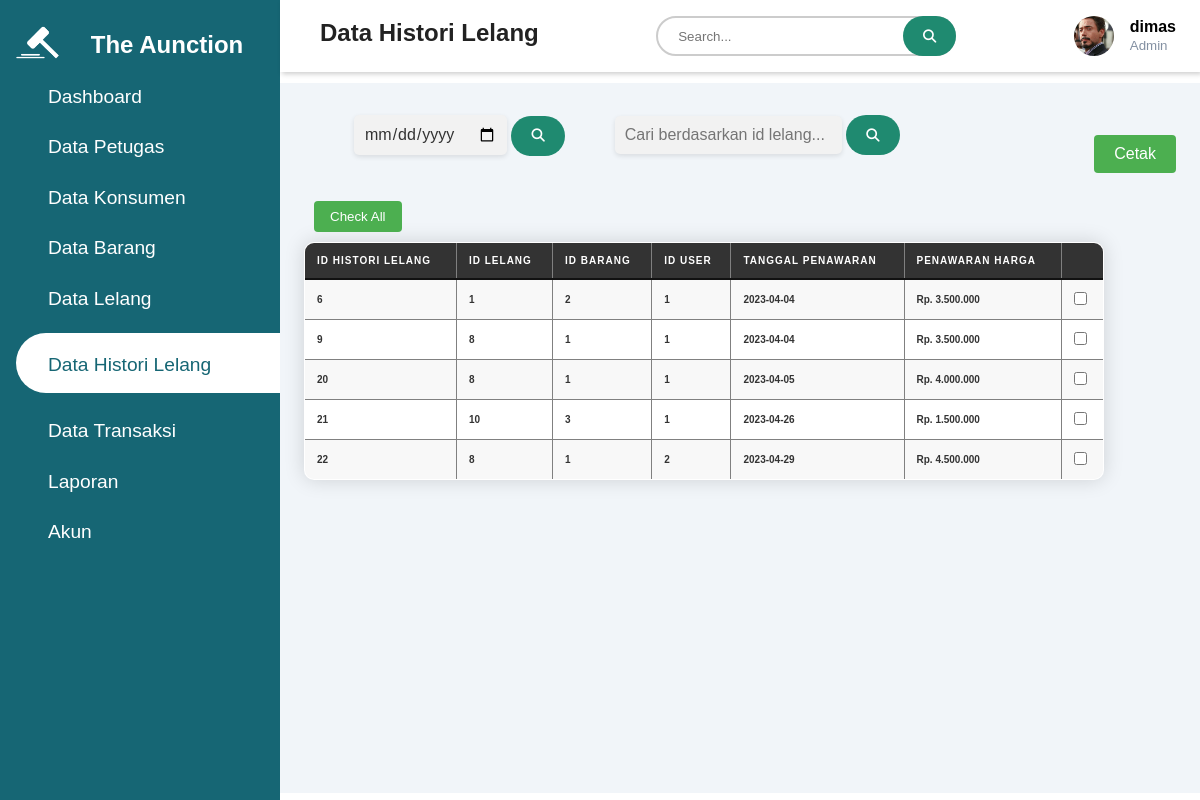
Page /admin/page/datahistorilelang.php (signed in) on the committed database.
### tables this page shows
CREATE TABLE `tpetugas` (
  `id_petugas` int(11) NOT NULL,
  `nama_petugas` varchar(50) NOT NULL,
  `username` varchar(25) NOT NULL,
  `password` varchar(25) NOT NULL,
  `id_level` int(11) NOT NULL,
  `gambar` varchar(50) NOT NULL
);

CREATE TABLE `thistori_lelang` (
  `id_histori` int(11) NOT NULL,
  `id_lelang` int(11) NOT NULL,
  `id_barang` int(11) NOT NULL,
  `id_user` int(11) NOT NULL,
  `tanggal_penawaran` date DEFAULT curdate(),
  `penawaran_harga` int(11) NOT NULL
);

### admin/page/datahistorilelang.php (the view, shortened to what this page needs)
<?php
require '../../php/koneksi.php';
if (isset($_SESSION['login'])) {
    $id_petugas = $_SESSION['id_petugas'];
    $query = "SELECT * FROM tpetugas WHERE id_petugas='$id_petugas'";
    $a = mysqli_query($koneksi, $query);
    $data = mysqli_fetch_array($a);
} else {
    header("location:../../php/page/loginpetugas.php");
}
?>
<!DOCTYPE html>
<html lang="en">
<head>
    <link rel="stylesheet"
        href="https://maxst.icons8.com/vue-static/landings/line-awesome/line-awesome/1.3.0/css/line-awesome.min.css">
    <link rel="stylesheet" href="https://cdnjs.cloudflare.com/ajax/libs/font-awesome/6.4.0/css/all.min.css"
 />
    <link rel="stylesheet" href="../../assets/css/test.css">
</head>
<body>
    <div class="sidebar">
        <div class="sidebar-brand">
            <h1>
                <img src="../../assets/img/LELANG6.png" alt="" width="70px" height="70px">
                <h2>The Aunction</h2>
            </h1>
        </div>
        <div class="sidebar-menu">
            <ul>
                <li>
                    <a href="dashboard.php"><span class="las la-igloo"></span>
                        <span>Dashboard</span></a>
                </li>
            </ul>
            <ul>
                <li>
                    <a href="datapetugas.php"><span class="las la-users"></span>
                        <span>Data Petugas</span></a>
                </li>
            </ul>
            <ul>
                <li>
                    <a href="datakonsumen.php"><span class="las la-users"></span>
                        <span>Data Konsumen</span></a>
                </li>
            </ul>
            <ul>
                <li>
                    <a href="databarang.php"><span class="las la-clipboard-list"></span>
                        <span>Data Barang</span></a>
                </li>
            </ul>
            <ul>
                <li>
                    <a href="datalelang.php"><span class="las la-clipboard-list"></span>
                        <span>Data Lelang</span></a>
                </li>
            </ul>
            <ul>
                <li>
                    <a href="datahistorilelang.php" class="active"><span class="las la-clipboard-list"></span>
                        <span>Data Histori Lelang</span></a>
                </li>
            </ul>
            <ul>
                <li>
                    <a href="datatransaksi.php"><span class="las la-clipboard-list"></span>
                        <span>Data Transaksi</span></a>
                </li>
            </ul>
            <ul>
                <li>
                    <a href="laporan.php"><span class="las la-clipboard-list"></span>
                        <span>Laporan</span></a>
                </li>
            </ul>
            <ul>
                <li>
                    <a href="akun.php"><span class="las la-user-circle"></span>
                        <span>Akun</span></a>
                </li>
            </ul>
        </div>
    </div>
    <div class="main-content">
        <header>
            <h2>
                <label for="nav-toggle">
                    <span class="las la-bars"></span>
                </label>
                Data Histori Lelang
            </h2>
            <div class="search-box">
                <form action="" method="POST">
                    <input type="text" name="search" placeholder="Search...">
                    <button type="submit" name="submit-search"><i class="fa fa-search"></i></button>
                </form>
            </div>
            <div class="user-wrapper">
                <img src="../../assets/img/<?= $data['gambar'] ?>" width="40px" height="40px" alt="">
                <div>
                    <h4>
                        <?= $data['username'] ?>
                    </h4>
                    <small>Admin</small>
                </div>
            </div>
        </header>
        <main>
            <div class="laporan-head">
                <div class="head">
                    <form action="" method="POST">
                        <input type="date" name="search">
                        <button type="submit" name="submit-search"><i class="fa fa-search"></i></button>
                    </form>
                    <form action="" method="POST">
                        <input type="text" name="search-id" placeholder="Cari berdasarkan id lelang...">
                        <button type="submit" name="submit-search-id"><i class="fa fa-search"></i></button>
                    </form>
                </div>
                <div class="cetak-laporan">
                    <form action="../action/cetak_histori.php" method="POST">
                        <button id="cetak" name="cetak"
                            onclick="return confirm('Yakin Ingin Mencetak Laporan?')">Cetak</button>
                    </form>
                </div>
            </div>
            <br>
            <button id="check-all" onclick="toggleCheckAll()" class="check-all">Check All</button>
            <table border="1" id="table-transaksi">
                <tr>
                    <th>Id Histori Lelang</th>
                    <th>Id Lelang</th>
                    <th>Id Barang</th>
                    <th>Id User</th>
                    <th>Tanggal Penawaran</th>
                    <th>Penawaran Harga</th>
                    <th></th>
                </tr>
                <?php
                include '../../php/koneksi.php';
                if (!isset($_POST['submit-search']) and !isset($_POST['submit-search-id'])) {
                    $data = mysqli_query($koneksi, "SELECT * FROM thistori_lelang");
                } else if (isset($_POST['submit-search'])) {
                    $key = htmlspecialchars($_POST['search']);
                    $data = mysqli_query($koneksi, "SELECT * FROM thistori_lelang WHERE id_histori LIKE '%$key%' OR id_barang LIKE '%$key%' OR id_user LIKE '%$key%' OR tanggal_penawaran LIKE '%$key%' OR penawaran_harga LIKE '%$key%'");
                } else if (isset($_POST['submit-search-id'])) {
                    $keyid = htmlspecialchars($_POST['search-id']);
                    $data = mysqli_query($koneksi, "SELECT * FROM thistori_lelang WHERE id_lelang LIKE '%$keyid%'");
                }
                while ($d = mysqli_fetch_array($data)) {
                    ?>
                    <tr>
                        <td>
                            <?= $d['id_histori']; ?>
                        </td>
                        <td>
                            <?= $d['id_lelang']; ?>
                        </td>
                        <td>
                            <?= $d['id_barang']; ?>
                        </td>
                        <td>
                            <?= $d['id_user']; ?>
                        </td>
                        <td>
                            <?= $d['tanggal_penawaran']; ?>
                        </td>
                        <td>
                            Rp.
                            <?= number_format($d['penawaran_harga'], 0, ',', '.'); ?>
                        </td>
                        <td>
                            <input type="checkbox" value="<?= $d['id_histori']; ?>">
                        </td>
                    </tr>
                    <?php
                }
                ?>
            </table>
        </main>
    </div>
</body>
</html>

### assets/css/test.css (style rules this page uses)
:root { --main-color: #166674; --color-dark: #1D2231; --text-grey: #8390A2; }
* { padding: 0; margin: 0; box-sizing: border-box; list-style-type: none; text-decoration: none; font-family: 'Poppins', sans-serif; }
.sidebar { width: 280px; position: fixed; left: 0; top: 0; height: 100%; background: var(--main-color); z-index: 100%; transition: widht 300ms; overflow: hidden; }
.sidebar-brand { height: 55px; padding-left: 1rem 0rem 1rem 2rem; display: flex; margin-top: 10px; }
.sidebar-brand h1 img { padding-left: 5px; width: 70px; height: auto; }
.sidebar-brand h2 { padding: 1.3rem; color: #fff; }
.sidebar-menu { margin-top: 1rem; }
.sidebar-menu li { width: 100%; margin-bottom: 1.4rem; padding-left: 1rem; }
.sidebar-menu a { padding-left: 1rem; display: block; color: #fff; font-size: 1.2rem; }
.sidebar-menu a.active { background: #fff; padding-top: 1rem; padding-bottom: 1rem; color: var(--main-color); border-radius: 30px 0px 0px 30px; transition: 3s; }
.sidebar-menu a span:first-child { font-size: 1.5rem; padding-right: 1rem; }
.main-content { margin-left: 280px; }
.head { display: flex; }
.head input { margin-left: 50px; padding: 10px; border: none; border-radius: 5px; background-color: #f2f2f2; color: #333; font-size: 16px; box-shadow: 0px 2px 5px rgba(0, 0, 0, 0.1); }
.head button[type="submit"] { height: 40px; padding: 12px 20px; background-color: #1F8A70; color: white; border: none; border-radius: 20px; cursor: pointer; }
header { background: #fff; display: flex; justify-content: space-between; padding: 1rem 1.5rem; box-shadow: 2px 2px 5px rgba(0, 0, 0, 0.2); position: fixed; left: 280px; width: calc(100% - 280px); top: 0; z-index: 100; transition: left 300ms; }
header h2 { color: #222; }
header label span { font-size: 1.7rem; padding-right: 1rem; }
.search-box { position: relative; width: 300px; height: 40px; }
.search-box input[type="text"] { width: 300px; height: 40px; padding: 10px 20px; box-sizing: border-box; border: none; border: 2px solid #ccc; border-radius: 20px; }
.search-box button[type="submit"] { position: absolute; right: 0; height: 40px; padding: 12px 20px; background-color: #1F8A70; color: white; border: none; border-radius: 20px; cursor: pointer; }
.user-wrapper { display: flex; align-items: center; }
.user-wrapper img { border-radius: 50%; margin-right: 1rem; object-fit: cover; }
.user-wrapper h4 { margin-bottom: 0rem !important; }
.user-wrapper small { display: inline-block; color: var(--text-grey); }
main { margin-top: 65px; padding: 2rem 1.5rem; background: #f1f5f9; min-height: calc(100vh - 90px); width: 100%; position: relative; }
.laporan-head { display: flex; justify-content: space-between; }
#check-all.check-all { padding: 8px 16px; background-color: #4CAF50; color: #fff; border: none; cursor: pointer; border-radius: 4px; margin: 10px; }
#table-transaksi { border-collapse: collapse; width: 100%; max-width: 800px; margin-left: 0px; background-color: #fff; color: #333; font-size: 10px; font-weight: 400; text-align: left; border-radius: 10px; overflow: hidden; box-shadow: 0 0 20px rgba(0, 0, 0, 0.15); }
#table-transaksi th, td { padding: 12px; text-align: left; vertical-align: middle; font-weight: bold; }
#table-transaksi th { background-color: #333; color: #fff; font-weight: 600; text-transform: uppercase; letter-spacing: 0.1em; border-bottom: 2px solid #111; }
#table-transaksi tr:nth-child(even) { background-color: #f8f8f8; }
.cetak-laporan { text-align: center; margin-top: 20px; }
.cetak-laporan form { display: inline-block; }
.cetak-laporan button { background-color: #4CAF50; color: white; padding: 10px 20px; border: none; cursor: pointer; font-size: 16px; border-radius: 4px; }
table { border-collapse: collapse; width: 100%; max-width: 800px; margin-left: 10px; background-color: #fff; color: #333; font-size: 14px; font-weight: 400; text-align: left; border-radius: 10px; overflow: hidden; box-shadow: 0 0 20px rgba(0, 0, 0, 0.15); }
th, td { padding: 12px; text-align: left; vertical-align: middle; }
th { background-color: #333; color: #fff; font-weight: 600; text-transform: uppercase; letter-spacing: 0.1em; border-bottom: 2px solid #111; }
tr:nth-child(even) { background-color: #f8f8f8; }

### rows in the picture
tpetugas: gambar (picture), username "dimas"
thistori_lelang: id_histori "6", id_lelang "1", id_barang "2", id_user "1", tanggal_penawaran "2023-04-04", penawaran_harga "3.500.000"
thistori_lelang: id_histori "9", id_lelang "8", id_barang "1", id_user "1", tanggal_penawaran "2023-04-04", penawaran_harga "3.500.000"
thistori_lelang: id_histori "20", id_lelang "8", id_barang "1", id_user "1", tanggal_penawaran "2023-04-05", penawaran_harga "4.000.000"
thistori_lelang: id_histori "21", id_lelang "10", id_barang "3", id_user "1", tanggal_penawaran "2023-04-26", penawaran_harga "1.500.000"
thistori_lelang: id_histori "22", id_lelang "8", id_barang "1", id_user "2", tanggal_penawaran "2023-04-29", penawaran_harga "4.500.000"
